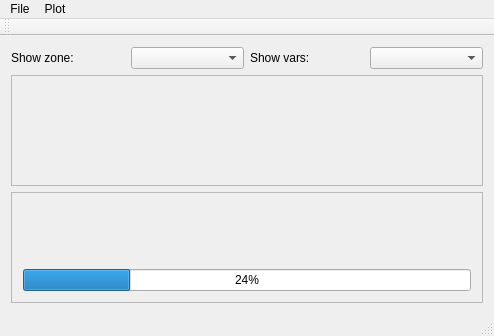
<?xml version="1.0" encoding="UTF-8"?>
<ui version="4.0">
 <class>PlotterWindow</class>
 <widget class="QMainWindow" name="PlotterWindow">
  <property name="geometry">
   <rect>
    <x>0</x>
    <y>0</y>
    <width>494</width>
    <height>336</height>
   </rect>
  </property>
  <property name="windowTitle">
   <string>PlotterWindow</string>
  </property>
  <widget class="QWidget" name="centralWidget">
   <layout class="QVBoxLayout" name="verticalLayout">
    <item>
     <layout class="QGridLayout" name="gridLayout">
      <property name="sizeConstraint">
       <enum>QLayout::SetMinimumSize</enum>
      </property>
      <item row="0" column="1">
       <widget class="QComboBox" name="zonesComboBox">
        <property name="sizePolicy">
         <sizepolicy hsizetype="Minimum" vsizetype="Minimum">
          <horstretch>0</horstretch>
          <verstretch>0</verstretch>
         </sizepolicy>
        </property>
       </widget>
      </item>
      <item row="0" column="0">
       <widget class="QLabel" name="label">
        <property name="sizePolicy">
         <sizepolicy hsizetype="Minimum" vsizetype="Fixed">
          <horstretch>0</horstretch>
          <verstretch>0</verstretch>
         </sizepolicy>
        </property>
        <property name="text">
         <string>Show zone:</string>
        </property>
       </widget>
      </item>
      <item row="0" column="2">
       <widget class="QLabel" name="label_2">
        <property name="text">
         <string>Show vars:</string>
        </property>
       </widget>
      </item>
      <item row="0" column="3">
       <widget class="QComboBox" name="varsComboBox">
        <property name="sizePolicy">
         <sizepolicy hsizetype="Minimum" vsizetype="Minimum">
          <horstretch>0</horstretch>
          <verstretch>0</verstretch>
         </sizepolicy>
        </property>
        <property name="modelColumn">
         <number>0</number>
        </property>
       </widget>
      </item>
     </layout>
    </item>
    <item>
     <widget class="QFrame" name="mglFrame">
      <property name="frameShape">
       <enum>QFrame::StyledPanel</enum>
      </property>
      <property name="frameShadow">
       <enum>QFrame::Raised</enum>
      </property>
     </widget>
    </item>
    <item>
     <widget class="QFrame" name="pbframe">
      <property name="enabled">
       <bool>true</bool>
      </property>
      <property name="frameShape">
       <enum>QFrame::StyledPanel</enum>
      </property>
      <property name="frameShadow">
       <enum>QFrame::Raised</enum>
      </property>
      <layout class="QVBoxLayout" name="verticalLayout_2">
       <item>
        <widget class="QLabel" name="openFileLabel">
         <property name="font">
          <font>
           <pointsize>16</pointsize>
          </font>
         </property>
         <property name="layoutDirection">
          <enum>Qt::LeftToRight</enum>
         </property>
         <property name="text">
          <string/>
         </property>
        </widget>
       </item>
       <item>
        <widget class="QProgressBar" name="openFilePB">
         <property name="value">
          <number>24</number>
         </property>
        </widget>
       </item>
      </layout>
     </widget>
    </item>
   </layout>
  </widget>
  <widget class="QMenuBar" name="menuBar">
   <property name="geometry">
    <rect>
     <x>0</x>
     <y>0</y>
     <width>494</width>
     <height>20</height>
    </rect>
   </property>
   <widget class="QMenu" name="menuFile">
    <property name="title">
     <string>File</string>
    </property>
    <addaction name="separator"/>
    <addaction name="separator"/>
    <addaction name="actionOpen"/>
    <addaction name="actionExit"/>
   </widget>
   <widget class="QMenu" name="menuPlot">
    <property name="title">
     <string>Plot</string>
    </property>
    <addaction name="actionContour"/>
   </widget>
   <addaction name="menuFile"/>
   <addaction name="menuPlot"/>
  </widget>
  <widget class="QStatusBar" name="statusBar"/>
  <widget class="QToolBar" name="toolBar">
   <property name="windowTitle">
    <string>toolBar</string>
   </property>
   <attribute name="toolBarArea">
    <enum>TopToolBarArea</enum>
   </attribute>
   <attribute name="toolBarBreak">
    <bool>false</bool>
   </attribute>
  </widget>
  <action name="actionOpen">
   <property name="text">
    <string>Open</string>
   </property>
  </action>
  <action name="actionExit">
   <property name="text">
    <string>Exit</string>
   </property>
  </action>
  <action name="actionContour">
   <property name="checkable">
    <bool>true</bool>
   </property>
   <property name="text">
    <string>Contour</string>
   </property>
  </action>
 </widget>
 <layoutdefault spacing="6" margin="11"/>
 <resources/>
 <connections>
  <connection>
   <sender>actionOpen</sender>
   <signal>triggered()</signal>
   <receiver>PlotterWindow</receiver>
   <slot>onOpen()</slot>
   <hints>
    <hint type="sourcelabel">
     <x>-1</x>
     <y>-1</y>
    </hint>
    <hint type="destinationlabel">
     <x>246</x>
     <y>167</y>
    </hint>
   </hints>
  </connection>
  <connection>
   <sender>actionExit</sender>
   <signal>triggered()</signal>
   <receiver>PlotterWindow</receiver>
   <slot>close()</slot>
   <hints>
    <hint type="sourcelabel">
     <x>-1</x>
     <y>-1</y>
    </hint>
    <hint type="destinationlabel">
     <x>246</x>
     <y>167</y>
    </hint>
   </hints>
  </connection>
  <connection>
   <sender>zonesComboBox</sender>
   <signal>currentIndexChanged(int)</signal>
   <receiver>PlotterWindow</receiver>
   <slot>zoneChanged(int)</slot>
   <hints>
    <hint type="sourcelabel">
     <x>366</x>
     <y>86</y>
    </hint>
    <hint type="destinationlabel">
     <x>246</x>
     <y>167</y>
    </hint>
   </hints>
  </connection>
  <connection>
   <sender>actionContour</sender>
   <signal>toggled(bool)</signal>
   <receiver>PlotterWindow</receiver>
   <slot>contourChanged(bool)</slot>
   <hints>
    <hint type="sourcelabel">
     <x>-1</x>
     <y>-1</y>
    </hint>
    <hint type="destinationlabel">
     <x>246</x>
     <y>167</y>
    </hint>
   </hints>
  </connection>
  <connection>
   <sender>varsComboBox</sender>
   <signal>currentIndexChanged(int)</signal>
   <receiver>PlotterWindow</receiver>
   <slot>varsChanged(int)</slot>
   <hints>
    <hint type="sourcelabel">
     <x>426</x>
     <y>86</y>
    </hint>
    <hint type="destinationlabel">
     <x>246</x>
     <y>167</y>
    </hint>
   </hints>
  </connection>
 </connections>
 <slots>
  <slot>onOpen()</slot>
  <slot>finishOpen()</slot>
  <slot>zoneChanged(int)</slot>
  <slot>contourChanged(bool)</slot>
  <slot>varsChanged(int)</slot>
 </slots>
</ui>
